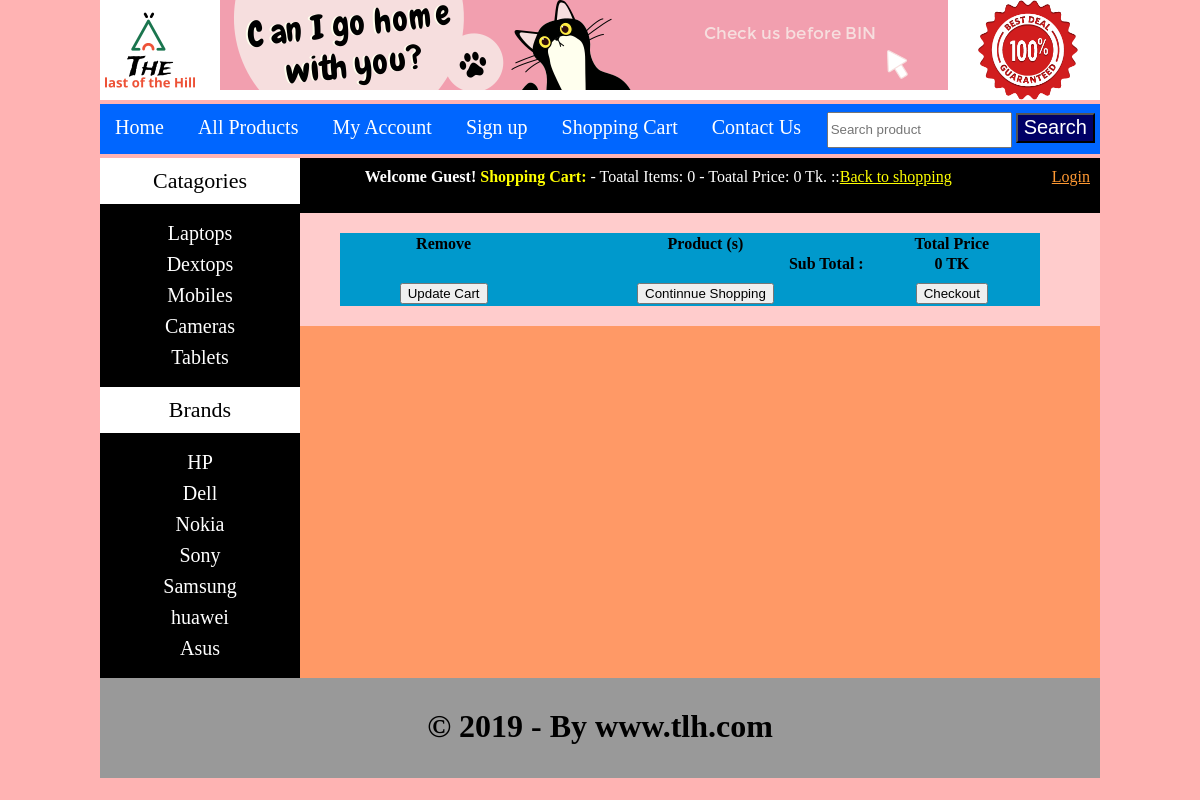
The app's page /cart.php with its own data.
### tables this page shows
CREATE TABLE `catagories` (
  `cat_id` int(10) NOT NULL,
  `cat_title` text NOT NULL
);

CREATE TABLE `brands` (
  `brand_id` int(10) NOT NULL,
  `brand_title` text NOT NULL
);

### functions/functions.php (the view, shortened to what this page needs)
<?php
	$db = mysqli_connect("localhost","root","","ewaste");
	function getRealIpAddr(){
		if(!empty($_SERVER['HTTP_CLIENT_IP'])){
			$ip = $_SERVER['HTTP_CLIENT_IP'];
		}
		elseif (!empty($_SERVER['HTTP_X_FORWARDED_FOR'])) {
			$ip = $_SERVER['HTTP_X_FORWARDED_FOR'];
		}
		else{
			$ip = $_SERVER['REMOTE_ADDR'];
		}
		return $ip;
	}
	function items(){
		global $db;
		$ip_add = getRealIpAddr();
		if(isset($_GET['add_cart'])){
			$get_items= " select * from cart where ip_add='$ip_add' ";
			$run = mysqli_query($db,$get_items);
			$count = mysqli_num_rows($run);
		}
		else{
			$get_items= " select * from cart where ip_add='$ip_add' ";
			$run = mysqli_query($db,$get_items);
			$count = mysqli_num_rows($run);
		}
		echo $count;
	}
	function total_price(){
		$total =0;
		echo $total." Tk.";
	}
	function getBrands(){
		global $db;
		$sql  = "SELECT * FROM `brands`";
		$result = $db->query($sql);
		if ($result->num_rows > 0) {
			while($row = $result->fetch_assoc()) {
				$brand_id = $row['brand_id'];
				$brand_title = $row['brand_title'];
				echo " <li><a href='index.php?brand=$brand_id'>$brand_title</a></li> " ;
			}
		}
	}
	function getCat(){
		global $db;
						$sql  = "SELECT * FROM `catagories`";
						$result = $db->query($sql);
						if ($result->num_rows > 0) {
							while($row = $result->fetch_assoc()) {
								$cat_id = $row['cat_id'];
								$cat_title = $row['cat_title'];
								echo " <li><a href='index.php?cat=$cat_id'>$cat_title</a></li> " ;
							}
						}
	}
?>

### styles/style.css (style rules this page uses)
html, body, div, span, applet, object, iframe, h1, h2, h3, h4, h5, h6, p, blockquote, pre, a, abbr, acronym, address, big, cite, code, del, dfn, em, img, ins, kbd, q, s, samp, small, strike, strong, sub, sup, tt, var, b, u, i, center, dl, dt, dd, ol, ul, li, fieldset, form, label, legend, table, caption, tbody, tfoot, thead, tr, th, td, article, aside, canvas, details, embed, figure, figcaption, footer, header, hgroup, menu, nav, output, ruby, section, summary, time, mark, audio, video { margin: 0; padding: 0; border: 0; vertical-align: baseline; }
body { background-color: #ffb3b3; }
#cats li { list-style: none; margin: 8px; }
#cats a { color:#FFF; font-size: 20px; text-decoration: none; }

### records on screen
catagories: cat_title "Laptops"
catagories: cat_title "Dextops"
catagories: cat_title "Mobiles"
catagories: cat_title "Cameras"
catagories: cat_title "Tablets"
brands: brand_title "HP"
brands: brand_title "Dell"
brands: brand_title "Nokia"
brands: brand_title "Sony"
brands: brand_title "Samsung"
brands: brand_title "huawei"
brands: brand_title "Asus"

### other values on screen
$count "0"
$total "0"
